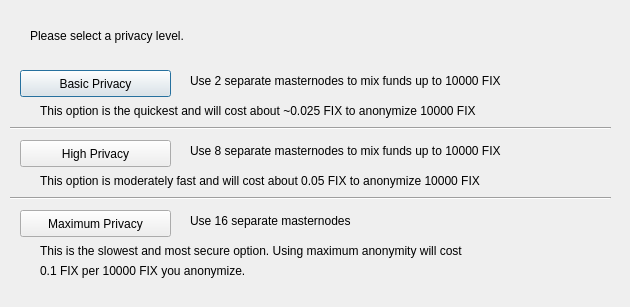
<?xml version="1.0" encoding="UTF-8"?>
<ui version="4.0">
 <class>ObfuscationConfig</class>
 <widget class="QDialog" name="ObfuscationConfig">
  <property name="geometry">
   <rect>
    <x>0</x>
    <y>0</y>
    <width>630</width>
    <height>307</height>
   </rect>
  </property>
  <property name="windowTitle">
   <string>Configure Obfuscation</string>
  </property>
  <widget class="QPushButton" name="buttonBasic">
   <property name="geometry">
    <rect>
     <x>20</x>
     <y>70</y>
     <width>151</width>
     <height>27</height>
    </rect>
   </property>
   <property name="text">
    <string>Basic Privacy</string>
   </property>
  </widget>
  <widget class="QPushButton" name="buttonHigh">
   <property name="geometry">
    <rect>
     <x>20</x>
     <y>140</y>
     <width>151</width>
     <height>27</height>
    </rect>
   </property>
   <property name="text">
    <string>High Privacy</string>
   </property>
  </widget>
  <widget class="QPushButton" name="buttonMax">
   <property name="geometry">
    <rect>
     <x>20</x>
     <y>210</y>
     <width>151</width>
     <height>27</height>
    </rect>
   </property>
   <property name="text">
    <string>Maximum Privacy</string>
   </property>
  </widget>
  <widget class="QLabel" name="label">
   <property name="geometry">
    <rect>
     <x>30</x>
     <y>20</y>
     <width>571</width>
     <height>31</height>
    </rect>
   </property>
   <property name="text">
    <string>Please select a privacy level.</string>
   </property>
  </widget>
  <widget class="QLabel" name="label_2">
   <property name="geometry">
    <rect>
     <x>190</x>
     <y>70</y>
     <width>421</width>
     <height>21</height>
    </rect>
   </property>
   <property name="text">
    <string>Use 2 separate masternodes to mix funds up to 10000 FIX</string>
   </property>
  </widget>
  <widget class="QLabel" name="label_3">
   <property name="geometry">
    <rect>
     <x>190</x>
     <y>140</y>
     <width>411</width>
     <height>21</height>
    </rect>
   </property>
   <property name="text">
    <string>Use 8 separate masternodes to mix funds up to 10000 FIX</string>
   </property>
  </widget>
  <widget class="QLabel" name="label_4">
   <property name="geometry">
    <rect>
     <x>190</x>
     <y>210</y>
     <width>421</width>
     <height>21</height>
    </rect>
   </property>
   <property name="text">
    <string>Use 16 separate masternodes</string>
   </property>
  </widget>
  <widget class="QLabel" name="label_6">
   <property name="geometry">
    <rect>
     <x>40</x>
     <y>100</y>
     <width>561</width>
     <height>21</height>
    </rect>
   </property>
   <property name="text">
    <string>This option is the quickest and will cost about ~0.025 FIX to anonymize 10000 FIX</string>
   </property>
  </widget>
  <widget class="QLabel" name="label_7">
   <property name="geometry">
    <rect>
     <x>40</x>
     <y>170</y>
     <width>561</width>
     <height>21</height>
    </rect>
   </property>
   <property name="text">
    <string>This option is moderately fast and will cost about 0.05 FIX to anonymize 10000 FIX</string>
   </property>
  </widget>
  <widget class="QLabel" name="label_8">
   <property name="geometry">
    <rect>
     <x>40</x>
     <y>240</y>
     <width>561</width>
     <height>21</height>
    </rect>
   </property>
   <property name="text">
    <string>This is the slowest and most secure option. Using maximum anonymity will cost</string>
   </property>
  </widget>
  <widget class="QLabel" name="label_9">
   <property name="geometry">
    <rect>
     <x>40</x>
     <y>260</y>
     <width>561</width>
     <height>21</height>
    </rect>
   </property>
   <property name="text">
    <string>0.1 FIX per 10000 FIX you anonymize.</string>
   </property>
  </widget>
  <widget class="Line" name="line">
   <property name="geometry">
    <rect>
     <x>10</x>
     <y>120</y>
     <width>601</width>
     <height>16</height>
    </rect>
   </property>
   <property name="orientation">
    <enum>Qt::Horizontal</enum>
   </property>
  </widget>
  <widget class="Line" name="line_2">
   <property name="geometry">
    <rect>
     <x>10</x>
     <y>190</y>
     <width>601</width>
     <height>16</height>
    </rect>
   </property>
   <property name="orientation">
    <enum>Qt::Horizontal</enum>
   </property>
  </widget>
 </widget>
 <resources/>
 <connections/>
</ui>
